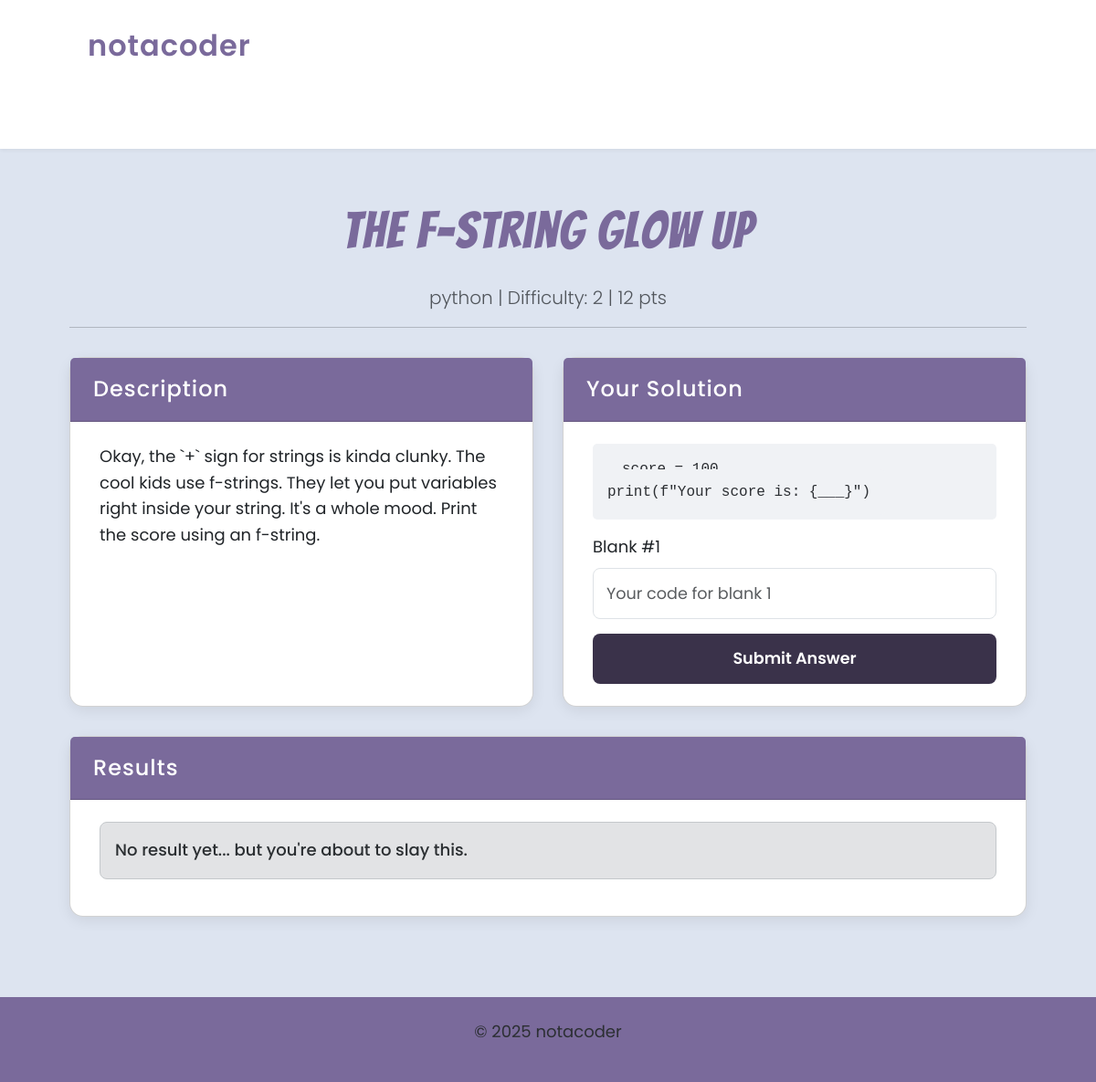
/challenges/5/, run on the app's committed database.
### core/models.py (models this page shows, shortened)
class CodeChallenge(models.Model):
    title = models.CharField(max_length=200)
    slug = models.SlugField(
        unique=True,
        blank=True,
        max_length=220,
        help_text="URL-friendly version of the title, auto-generated."
    )
    description = models.TextField(blank=True, help_text="Instructions and context for the user.")
    code_template = models.TextField()
    language = models.ForeignKey(
        ProgrammingLanguage,
        on_delete=models.PROTECT,
        related_name='challenges',
        help_text="The programming language of the code snippet."
    )
    correct_answers_list = models.JSONField(
        default=list,
        help_text="A JSON list of strings representing the exact correct answers for the blanks, IN ORDER.",
    )
    tags = models.ManyToManyField(
        Tag,
        blank=True,
        related_name='challenges',
        help_text="Categorize the challenge with relevant tags."
    )
    difficulty = models.PositiveSmallIntegerField(default=1, help_text="Difficulty level (e.g., 1=easy, 5=hard)")
    points_reward = models.PositiveIntegerField(default=10, help_text="Points awarded for successful completion.")
    created_at = models.DateTimeField(auto_now_add=True)
    updated_at = models.DateTimeField(auto_now=True)
    class Meta:
        ordering = ['created_at']
    def get_number_of_blanks(self) -> int:
        return len(self.correct_answers_list)

class ProgrammingLanguage(models.Model):
    name = models.CharField(max_length=50, unique=True)
    slug = models.SlugField(unique=True)

### core/views.py (the view)
# urls.py: path('challenges/<int:challenge_id>/', views.challenge_detail, name='challenge_detail'),
def challenge_detail(request, challenge_id):
    challenge = get_object_or_404(
        CodeChallenge, id=challenge_id,
    )
    num_blanks = challenge.get_number_of_blanks()
    has_submitted = False
    is_correct = None
    submitted_answers = None
    full_code = None
    if request.method == 'POST':
        form = ChallengeSubmissionForm(request.POST, num_blanks=num_blanks)
        has_submitted = True
        if form.is_valid():
            submitted_answers = form.get_ordered_answers()
            is_correct = challenge.check_submission(submitted_answers)
            if is_correct:
                messages.success(request, f'🎉 Correct! You earned {challenge.points_reward} points!')
                full_code = challenge.construct_full_code(submitted_answers)
                user_id = request.session.get('guest_user_id')
                if user_id:
                    try:
                        user = GuestUser.objects.get(id=user_id)
                        user.completed_challenges.add(challenge)
                    except GuestUser.DoesNotExist:
                        pass
            else:
                messages.error(request, '❌ Not quite right. Try again!')
        else:
            messages.error(request, "Please fill in all the blanks.")
    else:
        form = ChallengeSubmissionForm(num_blanks=num_blanks)
    context = {
        'challenge': challenge,
        'form': form,
        'has_submitted': has_submitted,
        'is_correct': is_correct,
        'submitted_answers': submitted_answers,
        'full_code': full_code
    }
    return render(request, 'core/challenge_detail.html', context)

### core/forms.py (shortened to what this page needs)
class ChallengeSubmissionForm(forms.Form):
    def __init__(self, *args, **kwargs):
        num_blanks = kwargs.pop('num_blanks', 0)
        super().__init__(*args, **kwargs)
        for i in range(num_blanks):
            self.fields[f'answer_{i}'] = forms.CharField(
                label=f'Blank #{i+1}',
                required=True,
                widget=forms.TextInput(attrs={'class': 'form-control', 'placeholder': f'Your code for blank {i+1}'})
            )

### core/templates/core/challenge_detail.html (shortened to what this page needs)
{% extends "core/index.html" %}
{% load static %}
{% block content %}
<div class="container py-4">
    <div class="challenge-detail mb-4">
        <h1 class="text-center">{{ challenge.title }}</h1>
        <p class="lead text-center text-muted">
            {{ challenge.language.name }} | Difficulty: {{ challenge.difficulty }} | {{ challenge.points_reward }} pts
        </p>
        <hr>
    </div>
    <div class="challenge-container">
        <div class="challenge-description-section">
            <div class="card">
                <div class="card-header">Description</div>
                <div class="card-body">
                    {{ challenge.description|linebreaksbr }}
                </div>
            </div>
        </div>
        <div class="challenge-form-section">
            <div class="card">
                <div class="card-header">Your Solution</div>
                <div class="card-body">
                    <pre><code>{{ challenge.code_template }}</code></pre>
                    <form method="post">
                        {% for field in form %}
                            <div class="mb-3">
                                <label class="form-label">{{ field.label }}</label>
                                {{ field }}
                            </div>
                        {% endfor %}
                        <button type="submit" class="btn btn-primary w-100">Submit Answer</button>
                    </form>
                </div>
            </div>
        </div>
        <div class="challenge-result-section">
            <div class="card">
                <div class="card-header">Results</div>
                <div class="card-body">
                    {% if not has_submitted %}
                        <div class="alert alert-secondary" role="alert">
                            No result yet... but you're about to slay this.
                        </div>
                    {% else %}
                        <div class="alert alert-danger" role="alert">
                            ❌ Not quite right. Keep trying!
                        </div>
                    {% endif %}
                </div>
            </div>
        </div>
    </div>
</div>
{% endblock %}

### core/static/core/style.css (style rules this page uses)
:root { --pastel-light-blue: #dde4f0; --pastel-purple: #7a6a9b; --pastel-pink-dark: #3a324a; --pastel-cyan: #ffffff; --text-color: #2c2f33; --button-hover-color: #a58acb; --main-padding: 2rem 4rem; --font-heading: 'Bangers', cursive; --font-body: 'Poppins', sans-serif; --font-code: 'Courier New', Courier, monospace; }
html, body { height: 100%; }
body { background-color: var(--pastel-light-blue); color: var(--text-color); font-family: var(--font-body); margin: 0; padding: 0; display: flex; flex-direction: column; font-size: 18px; line-height: 1.6; }
h1, h2, h3, h4, h5 { font-family: var(--font-heading); color: var(--pastel-purple); letter-spacing: 1.5px; }
h1 { font-size: 3.5rem; margin-bottom: 1.5rem; text-align: center; }
p, a { font-family: var(--font-body); color: var(--text-color); }
button, .btn { background-color: var(--pastel-pink-dark); color: #fff; padding: 14px 28px; border: none; border-radius: 8px; font-family: var(--font-body); font-weight: 600; cursor: pointer; transition: background-color 0.3s ease-in-out, transform 0.2s ease; font-size: 1.1rem; }
.challenge-container { display: grid; grid-template-columns: 1fr 1fr; grid-template-rows: auto auto; gap: 2rem; max-width: 1400px; margin: 2rem auto; grid-template-areas: "description form" "result result"; }
.challenge-description-section { grid-area: description; }
.challenge-form-section { grid-area: form; }
.challenge-result-section { grid-area: result; }
.card { background: #fff; border-radius: 15px; box-shadow: 0 4px 15px rgba(0,0,0,0.08); display: flex; flex-direction: column; height: 100%; }
.card-header { background-color: var(--pastel-purple); color: white; font-family: var(--font-display); font-size: 1.5rem; padding: 15px 25px; border-radius: 15px 15px 0 0; font-weight: 500; letter-spacing: 1px; }
.card-body { padding: 1.5rem 2rem; flex-grow: 1; }
code, pre { background-color: #f0f2f5; font-family: var(--font-code); border-radius: 5px; padding: 1rem; color: var(--text-color); font-size: 1rem; white-space: pre-wrap; word-wrap: break-word; }
.alert { border-radius: 8px; font-weight: 500; }
.form-control { padding: 14px; font-size: 1.1rem; border-radius: 8px; }

### data on the page
CodeChallenge: title "The f-string Glow Up", language.name "python", difficulty "2", points_reward "12", description "Okay, the `+` sign for strings is kinda clunky. The cool kids use f-strings. They let you put variables right inside your string. It's a whole mood. Print the score using an f-string.", code_template "score = 100 print(f\"Your score is: {___}\")"

### other printed values
{{ field.label }} "Blank #1"
